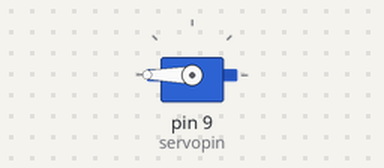
This sketch was run on a simulated Arduino Uno, built with avr-gcc and run on an emulated ATmega328P. On the bench: servo.

Above: at 0.05 s.
At 4.0 s:
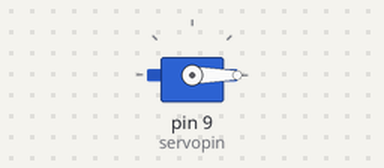
Timing chart, 0 to 5.2 s (numbered marks = the images above):
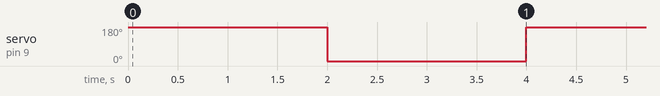

Measured:
- by itself, servo on pin 9 (servopin): alternates 180° for 2.0 s and 0° for 2.0 s

The sketch:

Arduino_1_Ex4.ino
```cpp
#include <Servo.h> // This allows access to additional resources to make using the servo easier
Servo servo1; // Creates a servo object so that we can use the resources added with "Servo.h"
int servopin = 9; // This will Rename 9 to "servopin"

void setup() { // Code in setup will run only on startup
servo1.attach(servopin); // This tells the servo object what pin is being used
}

void loop() { // The loop is where the main part will go and will run in a loop forever
servo1.write(180); // Rotates the servo to the 180 degree position
delay(2000); // Waits for 2 seconds before continuing with the next line
servo1.write(0); // Rotates the servo to the 0 degree position
delay(2000); // Waits for 2000 miliseconds before continuing with the next line
}
```
